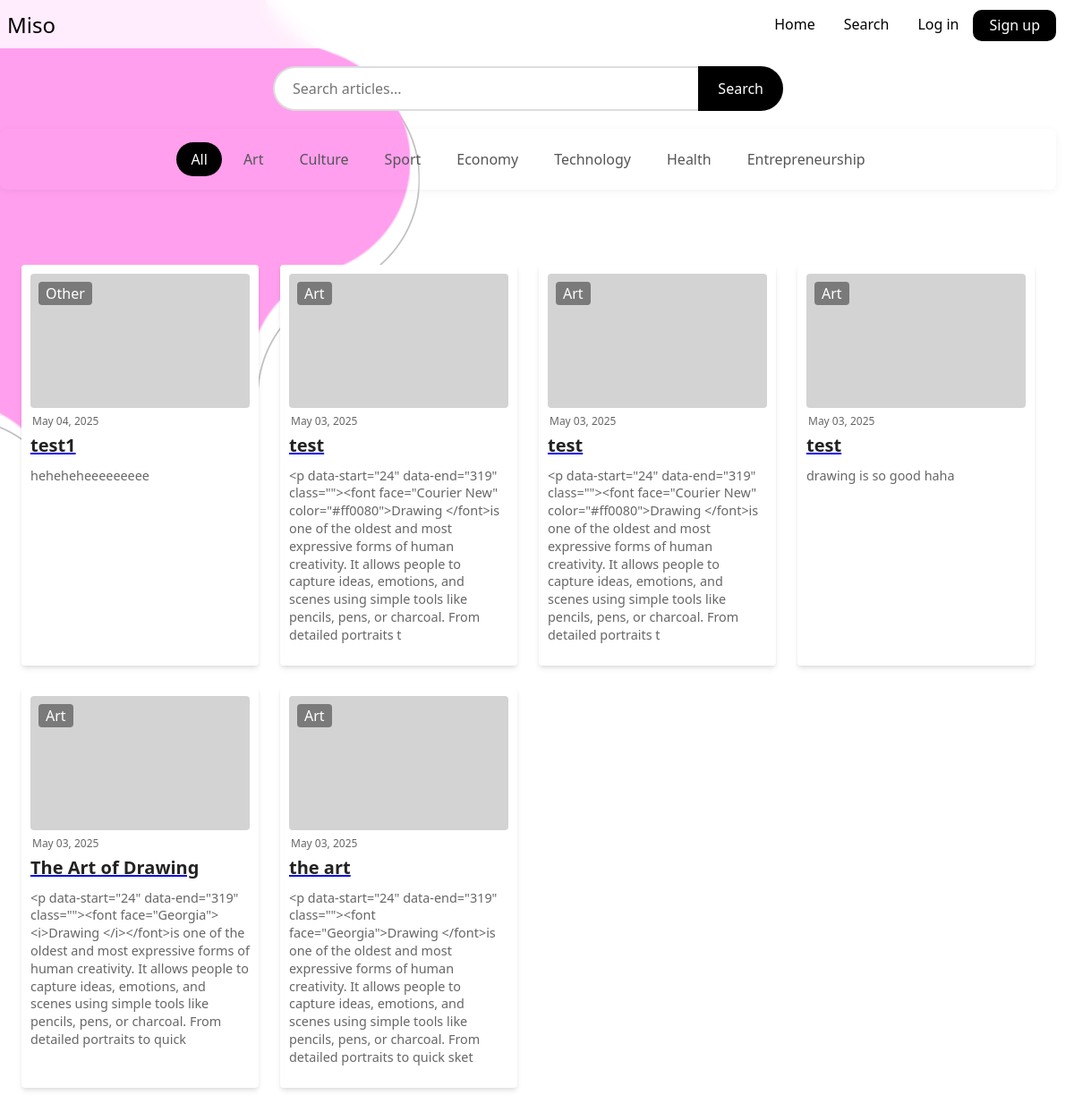
Page /searchbe on the committed database.
### app.py (models this page shows)
class Article(db.Model):
    id = db.Column(db.Integer, primary_key=True)
    title = db.Column(db.String(200), nullable=False)
    content = db.Column(db.Text, nullable=False)
    excerpt = db.Column(db.String(300))
    category = db.Column(db.String(50), nullable=False)
    date = db.Column(db.String(50), default=lambda: datetime.now(timezone.utc).strftime('%B %d, %Y'))
    image_url = db.Column(db.String(200), default='default_article.jpg')
    author_id = db.Column(db.Integer, db.ForeignKey('user.id'), nullable=False)

### app.py (the view)
@app.route('/searchbe', methods=['GET', 'POST'])
def search_be():
    if request.method == 'POST':
        query = request.form.get('q', '')
        return redirect(url_for('search_be', q=query))
    query = request.args.get('q', '')
    category = request.args.get('category', '')
    page = request.args.get('page', 1, type=int)
    base_query = Article.query
    if query:
        base_query = base_query.filter(
            (Article.title.ilike(f'%{query}%')) |
            (Article.content.ilike(f'%{query}%')) |
            (Article.category.ilike(f'%{query}%'))
        )
    if category:
        base_query = base_query.filter_by(category=category)
    articles = base_query.order_by(Article.id.desc()).paginate(page=page, per_page=9)
    return render_template('search_page_before.html',
                         query=query,
                         results=articles.items,
                         active_category=category,
                         page=page)

### templates/search_page_before.html (shortened to what this page needs)
<!DOCTYPE html>
<html>
    <head>
        <link rel="stylesheet" href="{{ url_for('static', filename='css/search_page.css') }}">
    </head>
    <body>
        <nav class="navbar">
            <a href="{{ url_for('home') }}" class="mi">
                Miso
            </a>
            <div class="navbar-links">
                <ul>
                    <li><a href="{{ url_for('home') }}">Home</a></li>
                    <li><a href="{{ url_for('search_be') }}" class="active">Search</a></li>
                    <li><a href="{{ url_for('login') }}">Log in</a></li>
                    <li><a class="sign" href="{{ url_for('signup') }}">Sign up</a></li>
                </ul>
            </div>
        </nav>
        <div class="search-container">
            <form action="{{ url_for('search_be') }}" method="GET">
                <input type="text" name="q" placeholder="Search articles..." class="search-input" value="{{ query or '' }}">
                <button type="submit" class="search-button">Search</button>
            </form>
        </div>
        <div class="categories-nav">
            <ul class="categories-list">
                <li><a href="{{ url_for('search_be') }}" class="{% if not active_category %}active{% endif %}">All</a></li>
                <li><a href="{{ url_for('category_be', category_name='art') }}" class="{% if active_category == 'art' %}active{% endif %}">Art</a></li>
                <li><a href="{{ url_for('category_be', category_name='culture') }}" class="{% if active_category == 'culture' %}active{% endif %}">Culture</a></li>
                <li><a href="{{ url_for('category_be', category_name='sport') }}" class="{% if active_category == 'sport' %}active{% endif %}">Sport</a></li>
                <li><a href="{{ url_for('category_be', category_name='economy') }}" class="{% if active_category == 'economy' %}active{% endif %}">Economy</a></li>
                <li><a href="{{ url_for('category_be', category_name='technology') }}" class="{% if active_category == 'technology' %}active{% endif %}">Technology</a></li>
                <li><a href="{{ url_for('category_be', category_name='health') }}" class="{% if active_category == 'health' %}active{% endif %}">Health</a></li>
                <li><a href="{{ url_for('category_be', category_name='entrepreneurship') }}" class="{% if active_category == 'entrepreneurship' %}active{% endif %}">Entrepreneurship</a></li>
            </ul>
        </div>
        <section class="popular-articles">
            <div class="articles-grid">
                {% for article in results %}
                <div class="card">
                    <div class="header">
                        <div class="image" style="background-image: url('{{ url_for('static', filename='uploads/' + article.image_url) }}')">
                            <span class="tag">{{ article.category|capitalize }}</span>
                        </div>
                        <div class="date">
                            <span>{{ article.date }}</span>
                        </div>
                    </div>
                    <div class="info">
                        <a href="{{ url_for('article', id=article.id) }}" class="block">
                            <span class="title">{{ article.title }}</span>
                        </a>
                        <p class="description">{{ article.excerpt }}</p>
                    </div>
                </div>
                {% else %}
                <div class="no-results">
                    <p>No articles found{% if query %} for "{{ query }}"{% endif %}.</p>
                </div>
                {% endfor %}
            </div>
        </section>
    </body>
</html>

### static/css/search_page.css (style rules this page uses)
* { box-sizing: border-box; font-family: system-ui, -apple-system, BlinkMacSystemFont, 'Segoe UI', Roboto, Oxygen, Ubuntu, Cantarell, 'Open Sans', 'Helvetica Neue', sans-serif; }
body { margin: 0; padding: 0; padding-right: 20px; overflow-x: hidden; max-width: 100vw; }
.navbar { display: flex; position: relative; justify-content: space-between; align-items: center; background-color: rgba(255, 255, 255, 0.8); backdrop-filter: blur(10px); -webkit-backdrop-filter: blur(10px); color: black; }
.mi { font-size: 1.5rem; margin: .5rem; color: black; text-decoration: none; }
.navbar-links { height: 100%; }
.navbar-links ul { display: flex; margin: 0; padding: 0; }
.navbar-links li { list-style: none; }
.navbar-links li a { display: block; text-decoration: none; color: black; padding: 1rem; }
.navbar-links li .sign { background-color: black; color: white; border-radius: 10px; padding: 6px 16px; display: inline-block; line-height: 1.2; height: auto; border: 2px solid black; min-height: 32px; position: relative; top: 11px; }
.search-container { max-width: 600px; margin: 20px auto; padding: 0 15px; }
.search-container form { display: flex; width: 100%; }
.search-input { flex: 1; padding: 12px 20px; font-size: 16px; border: 2px solid #ddd; border-right: none; border-radius: 25px 0 0 25px; outline: none; transition: all 0.3s; }
.search-button { padding: 0 20px; background: black; color: white; border: 2px solid black; border-radius: 0 25px 25px 0; cursor: pointer; font-size: 16px; font-weight: 500; transition: all 0.3s; }
.popular-articles { padding: 4rem 1.5rem; max-width: 1400px; margin: 0 auto; }
.articles-grid { display: grid; grid-template-columns: repeat(auto-fit, minmax(260px, 1fr)); gap: 1.5rem; margin-bottom: 2rem; }
.card { padding: 10px; box-shadow: 0 4px 6px -1px rgba(0, 0, 0, 0.1), 0 2px 4px -1px rgba(0, 0, 0, 0.06); background-color: rgb(255, 255, 255); font-family: sans-serif; border-radius: 4px; }
.header { margin-bottom: 0.5rem; }
.image { width: 100%; height: 150px; border-radius: 4px; background-color: rgb(211, 211, 211); padding: 9px; position: relative; background-size: cover; background-position: center; }
.tag { text-transform: capitalize; background-color: rgba(0, 0, 0, 0.425); padding: 2px 8px; border-radius: 4px; color: #fff; position: absolute; top: 9px; left: 9px; }
.date { display: flex; font-size: 0.75rem; line-height: 1rem; align-items: center; margin: 2px; color: #666; padding-top: 5px; }
.title { display: block; font-size: 1.25rem; line-height: 1.35rem; font-weight: 600; padding-bottom: 5px; color: #222; text-decoration: none; }
.description { line-height: 1.375; color: #666; font-size: 0.9rem; margin-top: 0.5rem; }
.categories-nav { max-width: 1200px; width: 100%; background-color: transparent; padding: 15px 20px; border-radius: 8px; box-shadow: 0 2px 10px rgba(0, 0, 0, 0.05); margin: 20px 0; }
.categories-list { display: flex; list-style: none; padding: 0; margin: 0; overflow-x: auto; scrollbar-width: none; -ms-overflow-style: none; justify-content: center; flex-wrap: wrap; gap: 8px; }
.categories-list li { flex: 0 0 auto; }
.categories-list a { text-decoration: none; color: #555; font-weight: 500; padding: 8px 16px; border-radius: 20px; transition: all 0.3s ease; white-space: nowrap; display: block; }
.categories-list .active { color: #fff; background-color: black; }

### rows in the picture
Article: category "Other", date "May 04, 2025", title "test1", excerpt "heheheheeeeeeeee"
Article: category "Art", date "May 03, 2025", title "test", excerpt "<p data-start=\"24\" data-end=\"319\" class=\"\"><font face=\"Courier New\" color=\"#ff0080\">Drawing </font>is one of the oldest and most expressive forms of human creativity. It allows people to capture ideas, emotions, and scenes using simple tools like pencils, pens, or charcoal. From detailed portraits t"
Article: category "Art", date "May 03, 2025", title "test", excerpt "<p data-start=\"24\" data-end=\"319\" class=\"\"><font face=\"Courier New\" color=\"#ff0080\">Drawing </font>is one of the oldest and most expressive forms of human creativity. It allows people to capture ideas, emotions, and scenes using simple tools like pencils, pens, or charcoal. From detailed portraits t"
Article: category "Art", date "May 03, 2025", title "test", excerpt "drawing is so good haha"
Article: category "Art", date "May 03, 2025", title "The Art of Drawing", excerpt "<p data-start=\"24\" data-end=\"319\" class=\"\"><font face=\"Georgia\"><i>Drawing </i></font>is one of the oldest and most expressive forms of human creativity. It allows people to capture ideas, emotions, and scenes using simple tools like pencils, pens, or charcoal. From detailed portraits to quick"
Article: category "Art", date "May 03, 2025", title "the art", excerpt "<p data-start=\"24\" data-end=\"319\" class=\"\"><font face=\"Georgia\">Drawing </font>is one of the oldest and most expressive forms of human creativity. It allows people to capture ideas, emotions, and scenes using simple tools like pencils, pens, or charcoal. From detailed portraits to quick sket"
